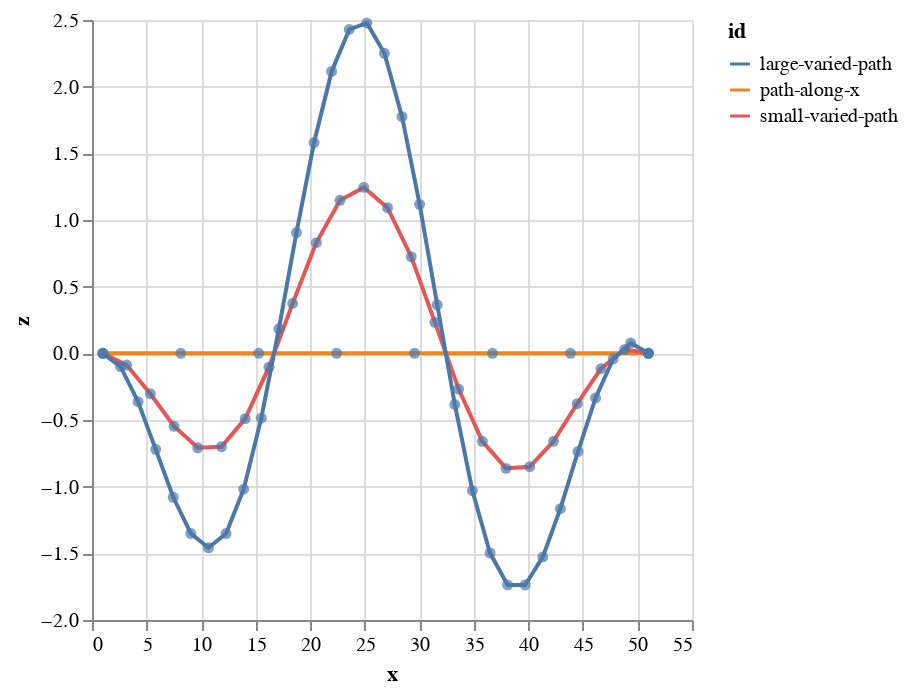

Notebook code for this chart:
### Markdown cell above
Plot the three paths.

### Code cell
(-> (points-xz->plot path-points-2)
    vega-lite)

### Figure 1 — Vega-Lite specification as saved in the notebook (floating-point values rounded to 4 significant figures)
{"$schema": "https://vega.github.io/schema/vega-lite/v2.json", "data": {"values": [{"id": "path-along-x", "t": 0, "x": 1, "y": 0, "z": 0}, {"id": "path-along-x", "t": 1.429, "x": 8.143, "y": 0, "z": 0}, {"id": "path-along-x", "t": 2.857, "x": 15.29, "y": 0, "z": 0}, {"id": "path-along-x", "t": 4.286, "x": 22.43, "y": 0, "z": 0}, {"id": "path-along-x", "t": 5.714, "x": 29.57, "y": 0, "z": 0}, {"id": "path-along-x", "t": 7.143, "x": 36.71, "y": 0, "z": 0}, {"id": "path-along-x", "t": 8.571, "x": 43.86, "y": 0, "z": 0}, {"id": "path-along-x", "t": 10, "x": 51, "y": 0, "z": 0}, {"id": "small-varied-path", "t": 0, "x": 1, "y": 0, "z": 0}, {"id": "small-varied-path", "t": 0.4348, "x": 3.174, "y": -0.01808, "z": -0.08759}, {"id": "small-varied-path", "t": 0.8696, "x": 5.348, "y": -0.06904, "z": -0.3033}, {"id": "small-varied-path", "t": 1.304, "x": 7.522, "y": -0.1479, "z": -0.5471}, {"id": "small-varied-path", "t": 1.739, "x": 9.696, "y": -0.2499, "z": -0.7082}, {"id": "small-varied-path", "t": 2.174, "x": 11.87, "y": -0.3699, "z": -0.7006}, {"id": "small-varied-path", "t": 2.609, "x": 14.04, "y": -0.503, "z": -0.4898}, {"id": "small-varied-path", "t": 3.043, "x": 16.22, "y": -0.6444, "z": -0.1037}, {"id": "small-varied-path", "t": 3.478, "x": 18.39, "y": -0.789, "z": 0.3747}, {"id": "small-varied-path", "t": 3.913, "x": 20.57, "y": -0.932, "z": 0.8303}, {"id": "small-varied-path", "t": 4.348, "x": 22.74, "y": -1.068, "z": 1.148}, {"id": "small-varied-path", "t": 4.783, "x": 24.91, "y": -1.193, "z": 1.245}, {"id": "small-varied-path", "t": 5.217, "x": 27.09, "y": -1.302, "z": 1.092}, {"id": "small-varied-path", "t": 5.652, "x": 29.26, "y": -1.389, "z": 0.7249}, {"id": "small-varied-path", "t": 6.087, "x": 31.43, "y": -1.45, "z": 0.2322}, {"id": "small-varied-path", "t": 6.522, "x": 33.61, "y": -1.479, "z": -0.268}, {"id": "small-varied-path", "t": 6.957, "x": 35.78, "y": -1.473, "z": -0.6601}, {"id": "small-varied-path", "t": 7.391, "x": 37.96, "y": -1.425, "z": -0.8627}, {"id": "small-varied-path", "t": 7.826, "x": 40.13, "y": -1.331, "z": -0.8503}, {"id": "small-varied-path", "t": 8.261, "x": 42.3, "y": -1.187, "z": -0.6597}, {"id": "small-varied-path", "t": 8.696, "x": 44.48, "y": -0.9863, "z": -0.3778}, {"id": "small-varied-path", "t": 9.13, "x": 46.65, "y": -0.7249, "z": -0.1152}, {"id": "small-varied-path", "t": 9.565, "x": 48.83, "y": -0.3978, "z": 0.02911}, {"id": "small-varied-path", "t": 10, "x": 51, "y": 0, "z": 0}, {"id": "large-varied-path", "t": 0, "x": 1, "y": 0, "z": 0}, {"id": "large-varied-path", "t": 0.3226, "x": 2.613, "y": -0.02014, "z": -0.09896}, {"id": "large-varied-path", "t": 0.6452, "x": 4.226, "y": -0.07788, "z": -0.3629}, {"id": "large-varied-path", "t": 0.9677, "x": 5.839, "y": -0.1692, "z": -0.7199}, {"id": "large-varied-path", "t": 1.29, "x": 7.452, "y": -0.29, "z": -1.08}, {"id": "large-varied-path", "t": 1.613, "x": 9.065, "y": -0.4364, "z": -1.352}, {"id": "large-varied-path", "t": 1.935, "x": 10.68, "y": -0.6042, "z": -1.458}, {"id": "large-varied-path", "t": 2.258, "x": 12.29, "y": -0.7895, "z": -1.351}, {"id": "large-varied-path", "t": 2.581, "x": 13.9, "y": -0.9882, "z": -1.019}, {"id": "large-varied-path", "t": 2.903, "x": 15.52, "y": -1.196, "z": -0.4865}, {"id": "large-varied-path", "t": 3.226, "x": 17.13, "y": -1.41, "z": 0.1838}, {"id": "large-varied-path", "t": 3.548, "x": 18.74, "y": -1.625, "z": 0.9058}, {"id": "large-varied-path", "t": 3.871, "x": 20.35, "y": -1.837, "z": 1.581}, {"id": "large-varied-path", "t": 4.194, "x": 21.97, "y": -2.042, "z": 2.115}, {"id": "large-varied-path", "t": 4.516, "x": 23.58, "y": -2.237, "z": 2.429}, {"id": "large-varied-path", "t": 4.839, "x": 25.19, "y": -2.417, "z": 2.477}, {"id": "large-varied-path", "t": 5.161, "x": 26.81, "y": -2.578, "z": 2.25}, {"id": "large-varied-path", "t": 5.484, "x": 28.42, "y": -2.716, "z": 1.775}, {"id": "large-varied-path", "t": 5.806, "x": 30.03, "y": -2.828, "z": 1.117}, {"id": "large-varied-path", "t": 6.129, "x": 31.65, "y": -2.908, "z": 0.3643}, {"id": "large-varied-path", "t": 6.452, "x": 33.26, "y": -2.954, "z": -0.3838}, {"id": "large-varied-path", "t": 6.774, "x": 34.87, "y": -2.961, "z": -1.03}, {"id": "large-varied-path", "t": 7.097, "x": 36.48, "y": -2.924, "z": -1.497}, {"id": "large-varied-path", "t": 7.419, "x": 38.1, "y": -2.841, "z": -1.737}, {"id": "large-varied-path", "t": 7.742, "x": 39.71, "y": -2.707, "z": -1.737}, {"id": "large-varied-path", "t": 8.065, "x": 41.32, "y": -2.518, "z": -1.526}, {"id": "large-varied-path", "t": 8.387, "x": 42.94, "y": -2.269, "z": -1.165}, {"id": "large-varied-path", "t": 8.71, "x": 44.55, "y": -1.958, "z": -0.7369}, {"id": "large-varied-path", "t": 9.032, "x": 46.16, "y": -1.579, "z": -0.3344}, {"id": "large-varied-path", "t": 9.355, "x": 47.77, "y": -1.129, "z": -0.04218}, {"id": "large-varied-path", "t": 9.677, "x": 49.39, "y": -0.6042, "z": 0.07803}, {"id": "large-varied-path", "t": 10, "x": 51, "y": 0, "z": 0}]}, "encoding": {"x": {"field": "x", "scale": {"zero": false}, "type": "quantitative"}, "y": {"field": "z", "scale": {"zero": false}, "type": "quantitative"}}, "layer": [{"encoding": {"color": {"field": "id", "type": "nominal"}, "order": {"field": "t", "type": "temporal"}}, "mark": "line"}, {"mark": {"filled": true, "type": "point"}}]}
